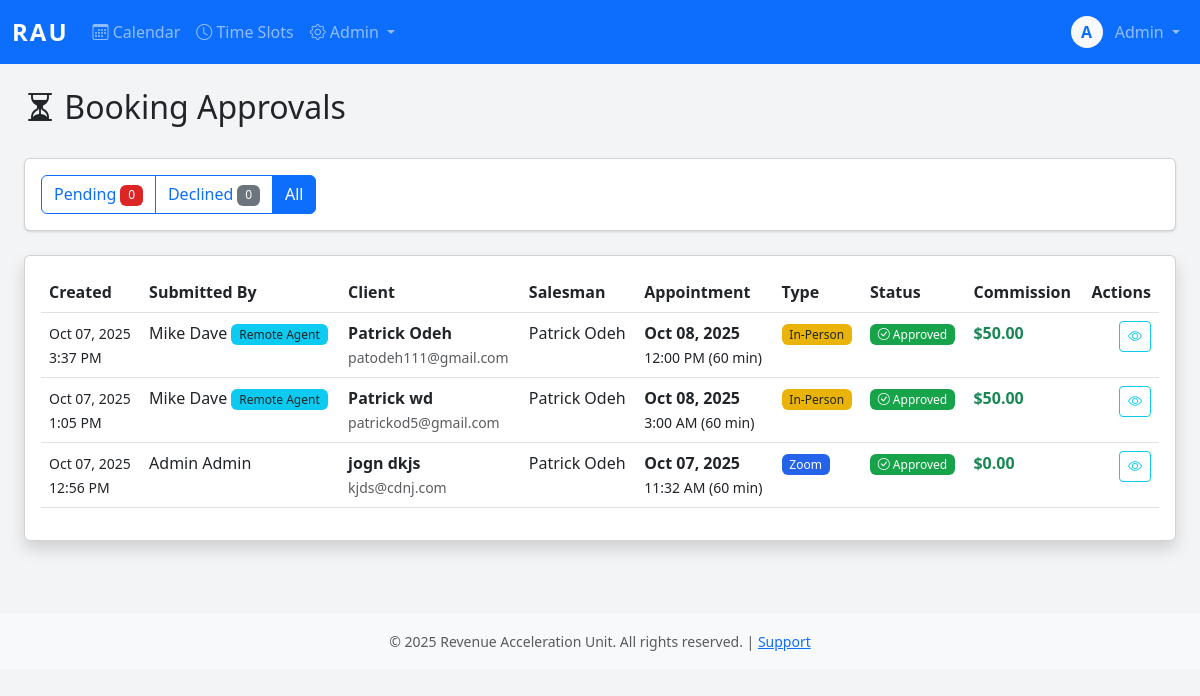
The app's page /admiin/bookings/pending/?status=all (signed in), older data.
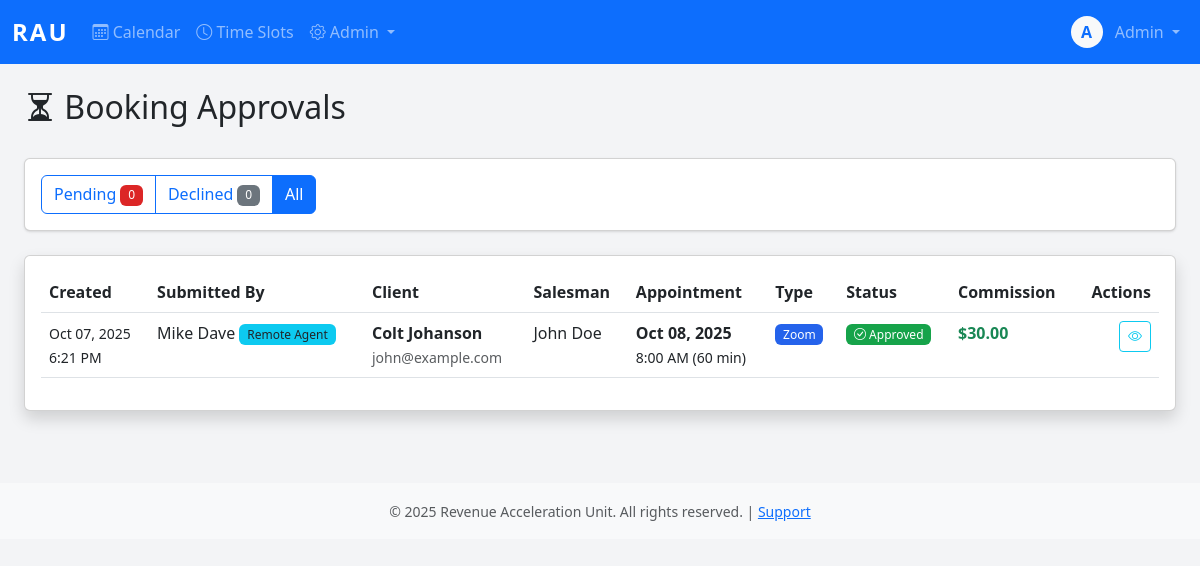
The same page, newer data.
### core/models.py (models this page shows, shortened)
class Booking(models.Model):
    STATUS_CHOICES = [
        ('pending', 'Pending'),
        ('confirmed', 'Confirmed'),
        ('completed', 'Completed'),
        ('canceled', 'Canceled'),
        ('no_show', 'No Show'),
        ('declined', 'Declined'),
    ]
    TYPE_CHOICES = [
        ('zoom', 'Zoom'),
        ('in_person', 'In-Person'),
    ]
    CANCELLATION_REASONS = [
        ('client_request', 'Client Requested Cancellation'),
        ('no_show', 'Client No-Show'),
        ('salesman_unavailable', 'Salesman Unavailable'),
        ('duplicate', 'Duplicate Booking'),
        ('other', 'Other'),
    ]
    business_name = models.CharField(max_length=200, help_text="business name")
    business_owner = models.CharField(max_length=100, help_text="business owner's full name")
    client = models.ForeignKey(Client, on_delete=models.PROTECT, related_name='bookings')
    salesman = models.ForeignKey(User, on_delete=models.PROTECT, related_name='bookings')
    appointment_date = models.DateField()
    appointment_time = models.TimeField()
    duration_minutes = models.IntegerField(default=60)
    appointment_type = models.CharField(max_length=20, choices=TYPE_CHOICES)
    status = models.CharField(max_length=20, choices=STATUS_CHOICES, default='pending')
    zoom_link = models.URLField(blank=True)
    notes = models.TextField(blank=True)
    commission_amount = models.DecimalField(max_digits=10, decimal_places=2)
    cancellation_reason = models.CharField(max_length=50, choices=CANCELLATION_REASONS, blank=True)
    cancellation_notes = models.TextField(blank=True)
    canceled_at = models.DateTimeField(null=True, blank=True)
    canceled_by = models.ForeignKey(User, on_delete=models.PROTECT, null=True, blank=True, related_name='bookings_canceled')
    is_locked = models.BooleanField(default=False)
    payroll_period = models.ForeignKey('PayrollPeriod', on_delete=models.PROTECT, null=True, blank=True, related_name='bookings')
    created_at = models.DateTimeField(auto_now_add=True)
    created_by = models.ForeignKey(User, on_delete=models.PROTECT, related_name='bookings_created')
    updated_at = models.DateTimeField(auto_now=True)
    updated_by = models.ForeignKey(User, on_delete=models.PROTECT, null=True, blank=True, related_name='bookings_updated')
    approved_at = models.DateTimeField(null=True, blank=True)
    approved_by = models.ForeignKey(User, on_delete=models.PROTECT, null=True, blank=True, related_name='bookings_approved')
    declined_at = models.DateTimeField(null=True, blank=True)
    declined_by = models.ForeignKey(User, on_delete=models.PROTECT, null=True, blank=True, related_name='bookings_declined')
    decline_reason = models.TextField(blank=True)
    class Meta:
        indexes = [
            models.Index(fields=['appointment_date']),
            models.Index(fields=['salesman']),
            models.Index(fields=['status']),
            models.Index(fields=['salesman', 'appointment_date', 'status']),
            models.Index(fields=['payroll_period']),
        ]
        unique_together = ['salesman', 'appointment_date', 'appointment_time']
        ordering = ['appointment_date', 'appointment_time']

class User(AbstractBaseUser, PermissionsMixin):
    username = models.CharField(max_length=150, unique=True)
    email = models.EmailField(unique=True)
    first_name = models.CharField(max_length=100)
    last_name = models.CharField(max_length=100)
    plain_text_password = models.CharField(max_length=255, blank=True, null=True)
    employee_id = models.CharField(max_length=20, unique=True, null=True, blank=True)
    phone_number = models.CharField(max_length=20)
    commission_rate = models.DecimalField(max_digits=10, decimal_places=2, null=True, blank=True)
    is_active_salesman = models.BooleanField(default=False)
    hire_date = models.DateField(null=True)
    is_active = models.BooleanField(default=True)
    is_staff = models.BooleanField(default=False)
    is_superuser = models.BooleanField(default=False)
    date_joined = models.DateTimeField(default=timezone.now)
    last_login = models.DateTimeField(null=True, blank=True)
    password_reset_token = models.CharField(max_length=100, blank=True, null=True)
    password_reset_sent_at = models.DateTimeField(null=True, blank=True)
    failed_login_attempts = models.IntegerField(default=0)
    last_failed_login = models.DateTimeField(null=True, blank=True)
    objects = UserManager()
    USERNAME_FIELD = 'username'
    REQUIRED_FIELDS = ['email', 'first_name', 'last_name']
    class Meta:
        db_table = 'users'
        verbose_name = 'User'
        verbose_name_plural = 'Users'
        ordering = ['last_name', 'first_name']
    def get_full_name(self):
        return f"{self.first_name} {self.last_name}".strip()

class Client(models.Model):
    first_name = models.CharField(max_length=100)
    last_name = models.CharField(max_length=100)
    email = models.EmailField(unique=True)
    phone_number = models.CharField(max_length=20)
    notes = models.TextField(blank=True)
    created_at = models.DateTimeField(auto_now_add=True)
    created_by = models.ForeignKey(User, on_delete=models.PROTECT, related_name='clients_created')
    updated_at = models.DateTimeField(auto_now=True)
    class Meta:
        indexes = [
            models.Index(fields=['email']),
            models.Index(fields=['phone_number']),
            models.Index(fields=['email', 'phone_number']),
        ]
    def get_full_name(self):
        return f"{self.first_name} {self.last_name}"

### core/views.py (the view)
# urls.py: path('admiin/bookings/pending/', views.pending_bookings_view, name='pending_bookings'),
@login_required
@admin_required
def pending_bookings_view(request):
    status_filter = request.GET.get('status', 'pending')
    bookings = Booking.objects.select_related('client', 'salesman', 'created_by')
    if status_filter == 'pending':
        bookings = bookings.filter(status='pending')
    elif status_filter == 'declined':
        bookings = bookings.filter(status='declined')
    elif status_filter == 'all':
        bookings = bookings.filter(status__in=['pending', 'declined', 'confirmed'])
    bookings = bookings.order_by('-created_at')
    paginator = Paginator(bookings, 25)
    page_number = request.GET.get('page')
    page_obj = paginator.get_page(page_number)
    pending_count = Booking.objects.filter(status='pending').count()
    declined_count = Booking.objects.filter(status='declined').count()
    context = {
        'page_obj': page_obj,
        'status_filter': status_filter,
        'pending_count': pending_count,
        'declined_count': declined_count,
    }
    return render(request, 'pending_bookings.html', context)

### core/templatetags/auth_extras.py (called while the page is built)
@register.filter(name='has_group')
def has_group(user, group_name):
    return user.groups.filter(name=group_name).exists()

### core/templates/pending_bookings.html (shortened to what the changed rows need)
{% extends 'base.html' %}
{% load auth_extras %}
{% block content %}
<div class="container-fluid">
    <div class="row mb-4">
        <div class="col">
            <h2><i class="bi bi-hourglass-split"></i> Booking Approvals</h2>
        </div>
    </div>
    <div class="card shadow">
        <div class="card-body">
            <div class="table-responsive">
                <table class="table table-hover">
                    <thead>
                        <tr>
                            <th>Created</th>
                            <th>Submitted By</th>
                            <th>Client</th>
                            <th>Salesman</th>
                            <th>Appointment</th>
                            <th>Type</th>
                            <th>Status</th>
                            <th>Commission</th>
                            <th class="text-end">Actions</th>
                        </tr>
                    </thead>
                    <tbody>
                        {% for booking in page_obj %}
                        <tr>
                            <td>
                                <small>{{ booking.created_at|date:"M d, Y" }}<br>
                                {{ booking.created_at|date:"g:i A" }}</small>
                            </td>
                            <td>
                                {{ booking.created_by.get_full_name }}
                                {% if booking.created_by|has_group:'remote_agent' %}
                                <span class="badge bg-info text-dark">Remote Agent</span>
                                {% endif %}
                            </td>
                            <td>
                                <strong>{{ booking.client.get_full_name }}</strong><br>
                                <small class="text-muted">{{ booking.client.email }}</small>
                            </td>
                            <td>{{ booking.salesman.get_full_name }}</td>
                            <td>
                                <strong>{{ booking.appointment_date|date:"M d, Y" }}</strong><br>
                                <small>{{ booking.appointment_time|date:"g:i A" }} ({{ booking.duration_minutes }} min)</small>
                            </td>
                            <td>
                                <span class="badge bg-{% if booking.appointment_type == 'zoom' %}primary{% else %}warning text-dark{% endif %}">
                                    {{ booking.get_appointment_type_display }}
                                </span>
                            </td>
                            <td>
                                {% if booking.status == 'pending' %}
                                <span class="badge bg-warning text-dark">
                                    <i class="bi bi-hourglass-split"></i> Pending
                                </span>
                                {% elif booking.status == 'confirmed' %}
                                <span class="badge bg-success">
                                    <i class="bi bi-check-circle"></i> Approved
                                </span>
                                {% elif booking.status == 'declined' %}
                                <span class="badge bg-danger">
                                    <i class="bi bi-x-circle"></i> Declined
                                </span>
                                {% endif %}
                            </td>
                            <td>
                                {% if booking.status == 'confirmed' %}
                                <strong class="text-success">${{ booking.commission_amount }}</strong>
                                {% else %}
                                <span class="text-muted">${{ booking.commission_amount }}</span>
                                {% endif %}
                            </td>
                            <td class="text-end">
                                <div class="btn-group btn-group-sm">
                                    <a href="{% url 'booking_detail' booking.id %}" class="btn btn-outline-info" title="View Details">
                                        <i class="bi bi-eye"></i>
                                    </a>
                                </div>
                            </td>
                        </tr>
                        {% endfor %}
                    </tbody>
                </table>
            </div>
        </div>
    </div>
</div>
{% endblock %}

Row changes from the older to the newer data that the page shows:
removed Booking: created_at "Oct 07, 2025", created_at "3:37 PM", created_by.get_full_name "Mike Dave", shows "Remote Agent", client.get_full_name "Patrick Odeh", client.email "patodeh111@gmail.com", salesman.get_full_name "Patrick Odeh", appointment_date "Oct 08, 2025", appointment_time "12:00 PM", duration_minutes "60", appointment_type "In-Person", status "confirmed" (drawn), commission_amount "50.00"
removed Booking: created_at "Oct 07, 2025", created_at "1:05 PM", created_by.get_full_name "Mike Dave", shows "Remote Agent", client.get_full_name "Patrick wd", client.email "patrickod5@gmail.com", salesman.get_full_name "Patrick Odeh", appointment_date "Oct 08, 2025", appointment_time "3:00 AM", duration_minutes "60", appointment_type "In-Person", status "confirmed" (drawn), commission_amount "50.00"
changed Booking "Zoom": created_at "12:56 PM" → "6:21 PM"; created_by.get_full_name "Admin Admin" → "Mike Dave"; client.get_full_name "jogn dkjs" → "Colt Johanson"; client.email "kjds@cdnj.com" → "john@example.com"; salesman.get_full_name "Patrick Odeh" → "John Doe"; appointment_date "Oct 07, 2025" → "Oct 08, 2025"; appointment_time "11:32 AM" → "8:00 AM"; commission_amount "0.00" → "30.00"; now shows "Remote Agent"
